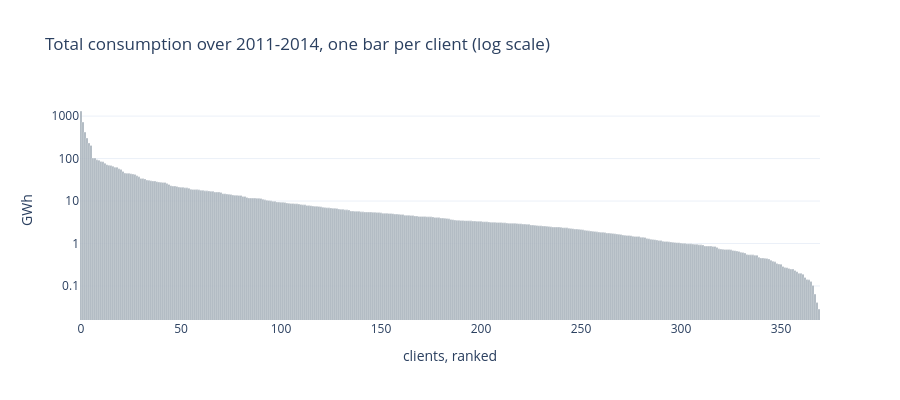

The notebook cell this image was saved under:
### Markdown cell above
## 2. Are the 370 clients comparable?

An average over 370 clients only means something if they are of comparable size.

### Code cell
totals = df.sum().sort_values(ascending=False)

fig = go.Figure(go.Bar(x=list(range(len(totals))), y=totals.values / 1e6,
                       customdata=totals.index, marker_color="slategray",
                       hovertemplate="%{customdata}<br>%{y:.2f} GWh<extra></extra>"))
fig.update_yaxes(type="log", title_text="GWh")
fig.update_xaxes(title_text="clients, ranked")
fig.update_layout(template="plotly_white", height=400,
                  title="Total consumption over 2011-2014, one bar per client (log scale)")
fig.show()

print("smallest client : %12.0f kWh" % totals.min())
print("median client   : %12.0f kWh" % totals.median())
print("largest client  : %12.0f kWh  (%.0fx the median)" % (totals.max(), totals.max() / totals.median()))
share = totals.cumsum() / totals.sum()
print()
print("top 10 clients carry %.1f%% of all consumption" % (100 * share.iloc[9]))
print("top 50 clients carry %.1f%% of all consumption" % (100 * share.iloc[49]))

### Figure 1 — Plotly figure (JSON) as saved in the notebook; plotly's stock layout.template omitted (floating-point values rounded to 4 significant figures; data arrays with more than 128 entries replaced by an {"elided": "..."} marker saying what was removed)
{"data": [{"customdata": {"elided": "370 str values"}, "hovertemplate": "%{customdata}<br>%{y:.2f} GWh<extra></extra>", "marker": {"color": "slategray"}, "type": "bar", "x": {"elided": "370 int values"}, "y": {"elided": "370 float values"}}], "layout": {"height": 400, "title": {"text": "Total consumption over 2011-2014, one bar per client (log scale)"}, "xaxis": {"title": {"text": "clients, ranked"}}, "yaxis": {"title": {"text": "GWh"}, "type": "log"}}}
